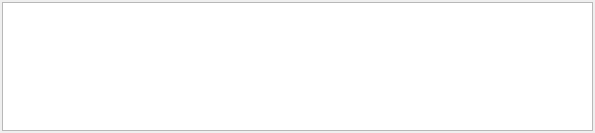
<?xml version="1.0" encoding="UTF-8"?>
<ui version="4.0">
 <class>Keyboard</class>
 <widget class="QWidget" name="Keyboard">
  <property name="geometry">
   <rect>
    <x>0</x>
    <y>0</y>
    <width>595</width>
    <height>133</height>
   </rect>
  </property>
  <property name="windowTitle">
   <string>Form</string>
  </property>
  <layout class="QVBoxLayout" name="verticalLayout">
   <property name="spacing">
    <number>2</number>
   </property>
   <property name="leftMargin">
    <number>2</number>
   </property>
   <property name="topMargin">
    <number>2</number>
   </property>
   <property name="rightMargin">
    <number>2</number>
   </property>
   <property name="bottomMargin">
    <number>2</number>
   </property>
   <item>
    <widget class="QGraphicsView" name="graphicsView">
     <property name="mouseTracking">
      <bool>true</bool>
     </property>
     <property name="verticalScrollBarPolicy">
      <enum>Qt::ScrollBarAlwaysOff</enum>
     </property>
     <property name="horizontalScrollBarPolicy">
      <enum>Qt::ScrollBarAlwaysOff</enum>
     </property>
     <property name="alignment">
      <set>Qt::AlignHCenter|Qt::AlignTop</set>
     </property>
     <property name="dragMode">
      <enum>QGraphicsView::ScrollHandDrag</enum>
     </property>
    </widget>
   </item>
  </layout>
 </widget>
 <resources/>
 <connections/>
</ui>
